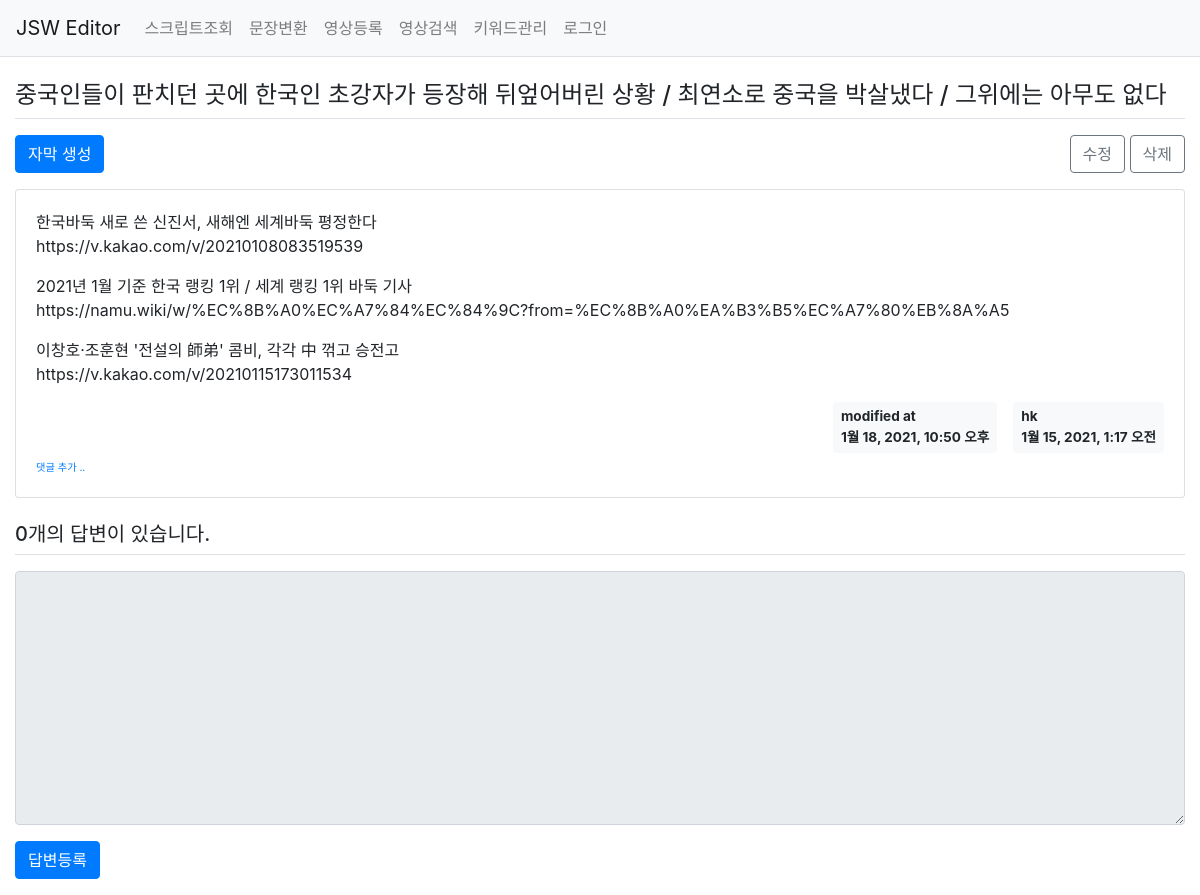
/pybo/155/, run on an earlier commit of the app's database.
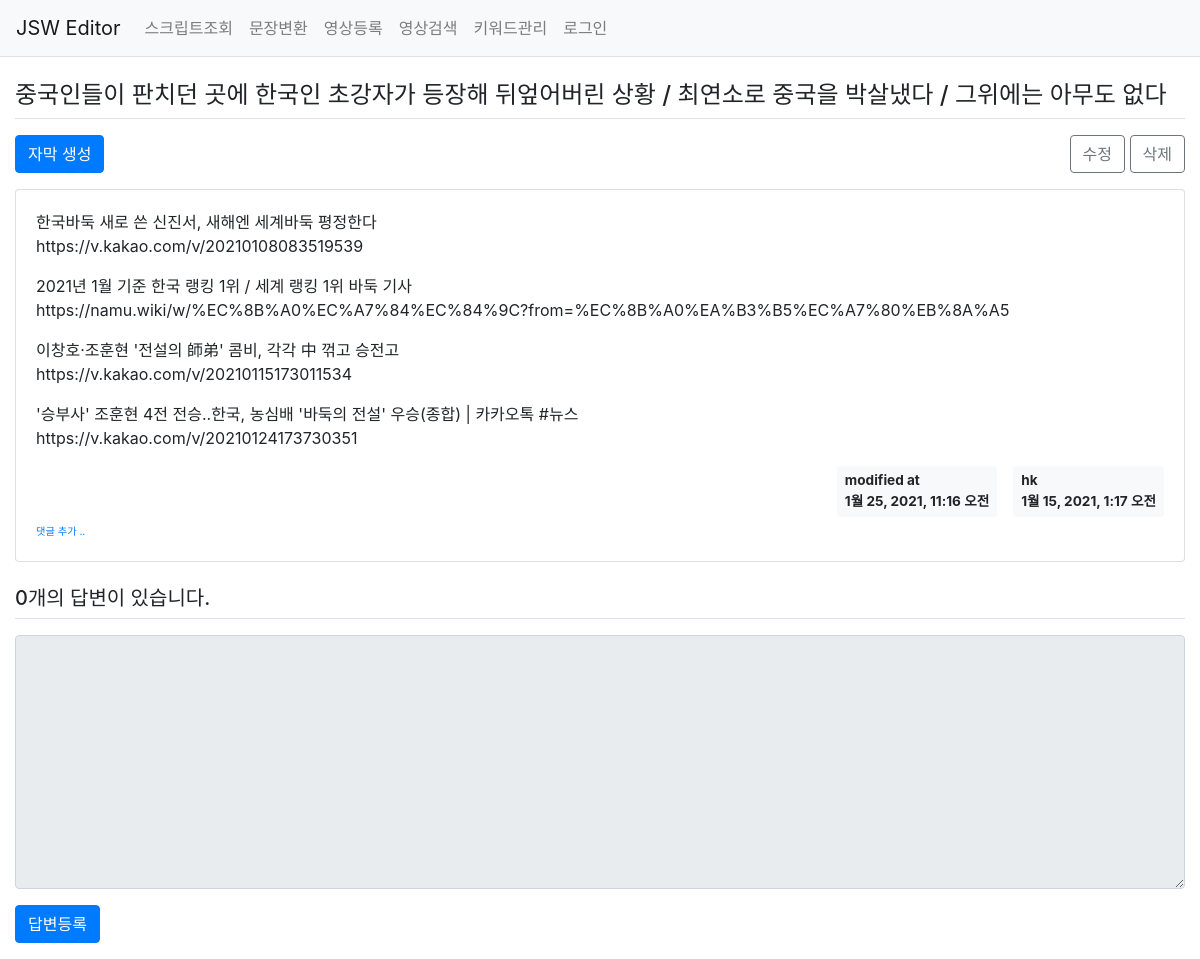
And on a later commit of the database.
### pybo/models.py (models this page shows, shortened)
class Question(models.Model):
    author = models.ForeignKey(User, on_delete=models.CASCADE, related_name='author_question')
    subject = models.CharField(max_length=200)
    content = models.TextField()
    category = models.CharField(max_length=200, null=True, blank=True)
    status = models.CharField(max_length=200, null=True, blank=True)
    create_date = models.DateTimeField()
    modify_date = models.DateTimeField(null=True, blank=True)
    download_flag = models.CharField(null=True, max_length=10, blank=True)
    upload_flag = models.CharField(null=True, max_length=10, blank=True)
    upload_target = models.DateTimeField(null=True, blank=True)
    voter = models.ManyToManyField(User, related_name='voter_question')

### pybo/views/base_views.py (the view)
# urls.py: path('<int:question_id>/', base_views.detail, name='detail'),
def detail(request, question_id):
    question = get_object_or_404(Question, pk=question_id)
    context = {'question': question}
    return render(request, 'pybo/question_detail.html', context)

### pybo/templatetags/pybo_filter.py (called while the page is built)
@register.filter()
def mark(value):
    extensions = ["nl2br", "fenced_code"]
    return mark_safe(markdown.markdown(value, extensions=extensions))

### templates/pybo/question_detail.html (shortened to what this page needs)
{% extends 'base.html' %}
{% load pybo_filter %}
{% block content %}
<div class="container my-3">
    <h4 class="border-bottom py-2">{{ question.subject }}</h4>
    <form action="{% url 'pybo:editor' %}" method="post" class="my-3">
        <div class="row justify-content-between">
        <div class="col-2">
            <input type="submit" value="자막 생성" class="btn btn-primary">
        </div>
        <div class="col-4" style="text-align:right;">
            <a href="{% url 'pybo:question_modify' question.id  %}"
               class="btn btn-outline-secondary">수정</a>
            <a href="#" class="delete btn btn-outline-secondary"
               data-uri="{% url 'pybo:question_delete' question.id  %}">삭제</a>
        </div>
        </div>
    </form>
    <div class="row my-3">
        <div class="col-12">
            <div class="card">
                <div class="card-body">
                    <div class="card-text">{{ question.content|mark }}</div>
                    <div class="d-flex justify-content-end">
                        {% if question.modify_date %}
                        <div class="badge badge-light p-2 text-left mx-3">
                            <div class="mb-2">modified at</div>
                            <div>{{ question.modify_date }}</div>
                        </div>
                        {% endif %}
                        <div class="badge badge-light p-2 text-left">
                            <div class="mb-2">{{ question.author.username }}</div>
                            <div>{{ question.create_date }}</div>
                        </div>
                    </div>
                    <div>
                        <a href="{% url 'pybo:comment_create_question' question.id  %}"
                           class="small"><small>댓글 추가 ..</small></a>
                    </div>
                </div>
            </div>
        </div>
    </div>
    <h5 class="border-bottom my-3 py-2">{{question.answer_set.count}}개의 답변이 있습니다.</h5>
    <form action="{% url 'pybo:answer_create' question.id %}" method="post" class="my-3">
        <div class="form-group">
            <textarea {% if not user.is_authenticated %}disabled{% endif %}
              name="content" id="content" class="form-control" rows="10"></textarea>
        </div>
        <input type="submit" value="답변등록" class="btn btn-primary">
    </form>
</div>
{% endblock %}

What changed in the data, as far as the page shows it:
changed Question "중국인들이 판치던 곳에 한국인 초강자가 등장해 뒤엎어버린 상황 / 최연소로 중국을 박살냈다 / 그위에는 아무도 없다": content|mark "…中 꺾고 승전고 https://v.kakao.com/v/20210115173011534" → "…中 꺾고 승전고 https://v.kakao.com/v/20210115173011534 '승부사' 조훈현 4전 전승..한국, 농심배 '바둑의 전설' 우승(종합) | 카카오톡 #뉴스 https://v.kakao.com/v/20210124173730351"; modify_date "1월 18, 2021, 10:50 오후" → "1월 25, 2021, 11:16 오전"
